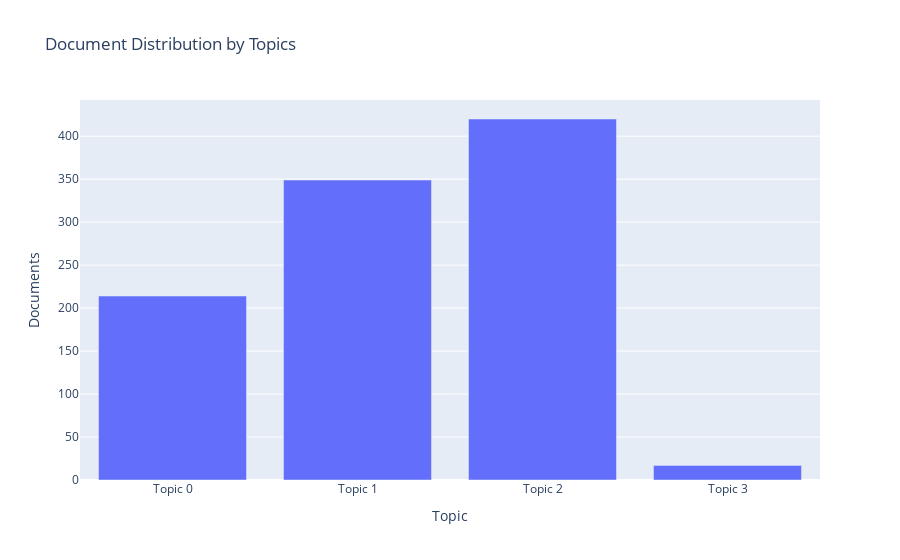

Notebook code cell kept with this figure:
### Code cell
plot_model(lda, plot = 'topic_distribution')

### Figure 1 — Plotly figure (JSON) as saved in the notebook; plotly's stock layout.template omitted (floating-point values rounded to 4 significant figures)
{"data": [{"alignmentgroup": "True", "customdata": [["group, member, marry, pay, get, milk, vegetable, primary, start, small"], ["product, help, hope, small, husband, store, home, work, use, community"], ["family, work, use, request, increase, need, expand, start, customer, stock"], ["rice, farmer, water, land, area, farm, crop, sector, use, small"]], "hovertemplate": "Topic=%{x}<br>Documents=%{y}<br>Keyword=%{customdata[0]}<extra></extra>", "legendgroup": "", "marker": {"color": "#636efa"}, "name": "", "offsetgroup": "", "orientation": "v", "showlegend": false, "textposition": "auto", "type": "bar", "x": ["Topic 0", "Topic 1", "Topic 2", "Topic 3"], "xaxis": "x", "y": [214, 349, 420, 17], "yaxis": "y"}], "layout": {"barmode": "relative", "legend": {"tracegroupgap": 0}, "title": {"text": "Document Distribution by Topics"}, "xaxis": {"anchor": "y", "domain": [0, 1], "title": {"text": "Topic"}}, "yaxis": {"anchor": "x", "domain": [0, 1], "title": {"text": "Documents"}}}}
